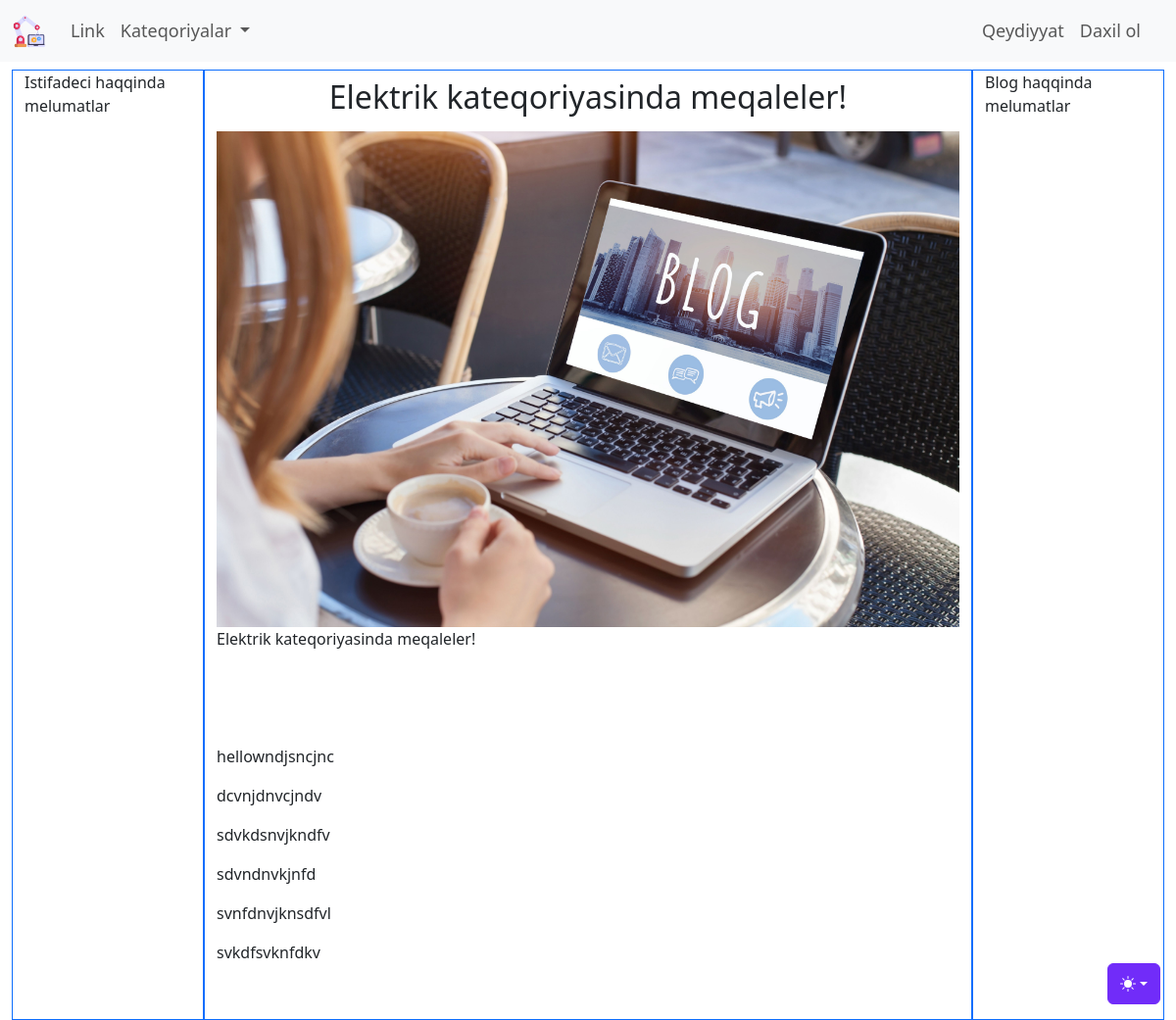
/blog/elektrik-kateqoriyasinda-meqaleler, run on an earlier commit of the app's database.
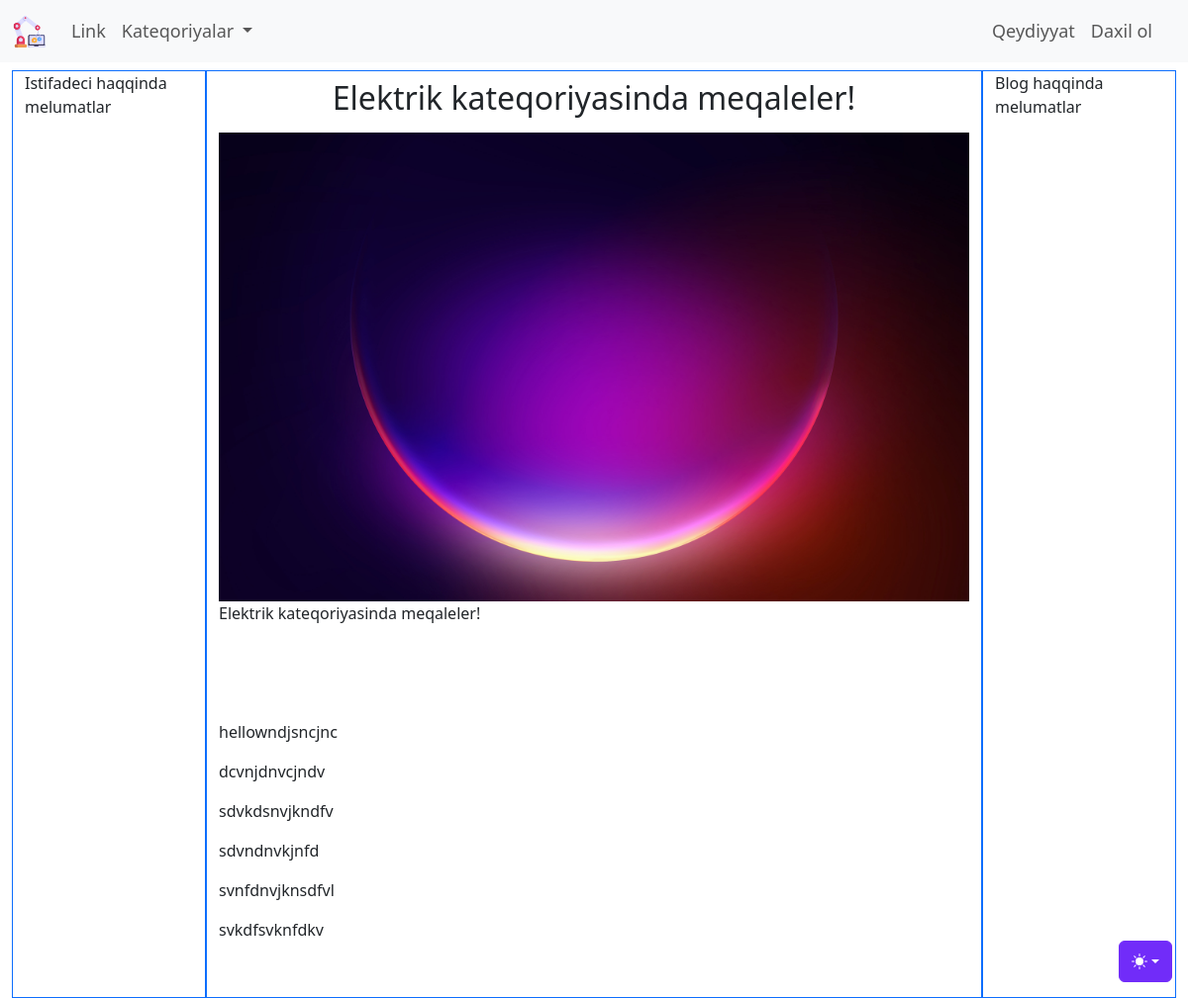
And on a later commit of the database.
### blog/models.py (models this page shows, shortened)
class Blog(models.Model):
    class Meta:
        verbose_name = 'Məqalə'
        verbose_name_plural = 'Məqalələr'
    basliq_sekli = models.ImageField(upload_to = "uploads/%d.%m.%Y",default = 'uploads/default.jpg',null=True,blank=True)
    karusel_sekli = ImageSpecField(source="basliq_sekli",
                                   processors=[ResizeToFill(600,400)],
                                   format='JPEG',
                                   options={'quality':100})
    basliq = models.CharField('Məqalə başlığı', max_length = 200)
    kontent = CKEditor5Field('Məqalə kontenti', config_name = 'extends')
    yaradilma_tarixi = models.DateTimeField('Yaranma tarixi', auto_now_add = True)
    deyisdirilme_tarixi = models.DateTimeField('Yaranma tarixi', auto_now = True)
    blog_slug = models.SlugField(editable=False, unique = True)
    blog_kateqoriya = models.ManyToManyField(Kateqoriya, verbose_name = 'Kateqoriyaları seçin.')
    yayinda_mi = models.BooleanField('Yayına buraxılsın?', default = False)
    yeni_mi = models.BooleanField('Yeni məqalə?', default = True)
    karuselde = models.BooleanField('Karuseldə', default = False)
    istifadeci = models.ForeignKey(settings.AUTH_USER_MODEL,verbose_name='İstifadəçi',on_delete = models.CASCADE)

### blog/views.py (the view)
# urls.py: path('blog/<slug:_slug>',views.yazini_tap,name='yazini_tap'),
def yazini_tap(request,_slug):
    context = {
        'yazi':Blog.objects.get(blog_slug=_slug),
        'kateqoriyalar': Kateqoriya.objects.all(),
    }
    return render(request,'blog/yazini_tap.html',context)

### blog/templates/blog/yazini_tap.html (shortened to what this page needs)
{%extends 'base.html'%}
{%block content%}
	<div class="container-fluid mt-2">
		<div class="row">
			<div class="col-sm-0 col-md-0 col-lg-2 border border-primary">Istifadeci haqqinda melumatlar</div>
			<div class="col-sm-12 col-md-12 col-lg-8 border border-primary">
				<header class="text-center mb-3 mt-2">
					<h2>{{yazi.basliq}}</h2>
				</header>
				<article>
					<div class="text-center">
						<img class="img-fluid" src="{{yazi.basliq_sekli.url}}" alt="{{yazi.basliq}}">
					</div>
					<div class="content">
						{{yazi.kontent|safe}}
					</div>
				</article>
			</div>
			<div class="col-sm-0 col-md-0 col-lg-2 border border-primary">Blog haqqinda melumatlar</div>
		</div>
	</div>
{%endblock%}

What changed in the data, as far as the page shows it:
changed Blog "Elektrik kateqoriyasinda meqaleler!": basliq_sekli: picture added in place of a placeholder
